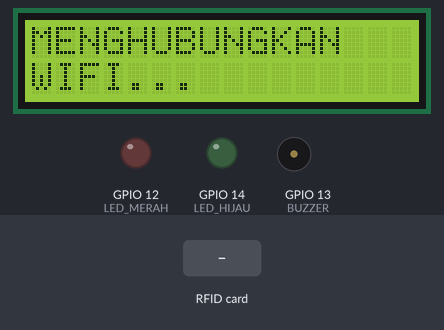
This sketch was run on a simulated ESP32. Parts: 16×2 character LCD, output pins drawn as LEDs (lit = HIGH), buzzer (waves = sounding, pin HIGH). Inputs (shaded band) come from the test bench. WiFi joins after 1.5 s; servers stay silent unless stated; uploads are accepted with an empty reply; what the sketch prints to the serial monitor is not drawn.

Above: at 0.1 s.
At 2.8 s:
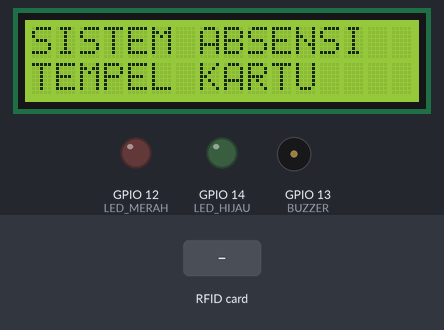
2.9 s: RFID card 5E 7A 19 C4 held to the reader
At 3.5 s:
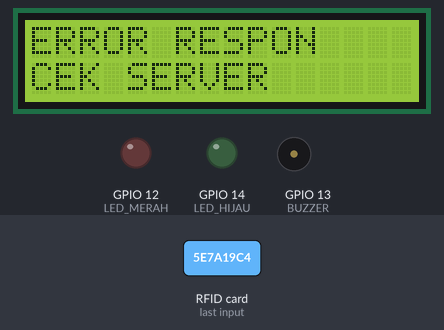
Timing chart, 0 to 5.9 s (numbered marks = the images above; inputs shaded):
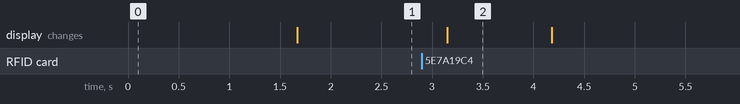

Measured:
- after the input at 2.9 s, the display: changes after 0.25 s (image 2)
- what the display in image 2 shows lasts 1.0 s, from 3.2 s to 4.2 s

The sketch:

LOG_ABSENSI.ino
```cpp
#include <WiFi.h>
#include <HTTPClient.h>
#include <SPI.h>
#include <MFRC522.h>
#include <Wire.h>
#include <LiquidCrystal_I2C.h>

#define SS_PIN 5
#define RST_PIN 27

#define LED_HIJAU 14
#define LED_MERAH 12
#define BUZZER 13

MFRC522 rfid(SS_PIN, RST_PIN);
LiquidCrystal_I2C lcd(0x27, 16, 2);

const char* ssid = "";
const char* password = "";

String scriptURL =
"https://script.google.com/macros/s/AKfycbzVPL9faDCdGnMEDcOFebd0o4H9wJ8GtcVBgTBNCzug5C_AEJ2fKlbiTraUN8l7H5ymZQ/exec";

void bunyiBerhasil() {
  tone(BUZZER, 2000);
  delay(300);
  noTone(BUZZER);
}

void bunyiGagal() {
  for (int i = 0; i < 3; i++) {
    tone(BUZZER, 2000);
    delay(200);
    noTone(BUZZER);
    delay(200);
  }
}

void tampilStandby() {
  lcd.clear();
  lcd.setCursor(0, 0);
  lcd.print("SISTEM ABSENSI");
  lcd.setCursor(0, 1);
  lcd.print("TEMPEL KARTU");
}

void setup() {

  Serial.begin(115200);

  pinMode(LED_HIJAU, OUTPUT);
  pinMode(LED_MERAH, OUTPUT);
  pinMode(BUZZER, OUTPUT);

  digitalWrite(LED_HIJAU, LOW);
  digitalWrite(LED_MERAH, LOW);

  // LCD
  Wire.begin(16, 17);
  lcd.init();
  lcd.backlight();

  lcd.clear();
  lcd.setCursor(0, 0);
  lcd.print("MENGHUBUNGKAN");
  lcd.setCursor(0, 1);
  lcd.print("WIFI...");

  // RFID
  SPI.begin(18, 19, 23, 5);
  rfid.PCD_Init();

  byte versi = rfid.PCD_ReadRegister(MFRC522::VersionReg);

  Serial.print("Versi RC522: 0x");
  Serial.println(versi, HEX);

  Serial.println("Menghubungkan WiFi...");

  WiFi.begin(ssid, password);

  while (WiFi.status() != WL_CONNECTED) {
    delay(500);
    Serial.print(".");
  }

  Serial.println();
  Serial.println("WiFi Terhubung");

  tampilStandby();

  Serial.println("Tempel Kartu...");
}

void loop() {

  if (!rfid.PICC_IsNewCardPresent())
    return;

  if (!rfid.PICC_ReadCardSerial())
    return;

  String uid = "";

  for (byte i = 0; i < rfid.uid.size; i++) {

    if (rfid.uid.uidByte[i] < 0x10)
      uid += "0";

    uid += String(rfid.uid.uidByte[i], HEX);
  }

  uid.toUpperCase();

  Serial.println();
  Serial.println("Kartu Terbaca");
  Serial.println("UID : " + uid);

  if (WiFi.status() == WL_CONNECTED) {

    HTTPClient http;

    String url = scriptURL + "?uid=" + uid;

    http.setFollowRedirects(HTTPC_STRICT_FOLLOW_REDIRECTS);

    http.begin(url);

unsigned long mulai = millis();

int httpCode = http.GET();

unsigned long selesai = millis();

Serial.print("Waktu HTTP : ");
Serial.print(selesai - mulai);
Serial.println(" ms");

Serial.print("HTTP Code : ");
Serial.println(httpCode);

String response = http.getString();
response.trim();

    Serial.print("Response : ");
    Serial.println(response);

    if (response.startsWith("ABSEN_BERHASIL")) {

      lcd.clear();
      lcd.setCursor(0, 0);
      lcd.print("ABSEN BERHASIL");

      String nama = "";

      int posisi = response.indexOf('|');

      if (posisi > 0) {
        nama = response.substring(posisi + 1);
      }

      lcd.setCursor(0, 1);

      if (nama.length() > 16) {
        nama = nama.substring(0, 16);
      }

      lcd.print(nama);

      digitalWrite(LED_HIJAU, HIGH);

      bunyiBerhasil();

      delay(2000);

      digitalWrite(LED_HIJAU, LOW);

      Serial.println("ABSENSI BERHASIL");
    }

    else if (response == "TIDAK_TERDAFTAR") {

      lcd.clear();
      lcd.setCursor(0, 0);
      lcd.print("KARTU TIDAK");

      lcd.setCursor(0, 1);
      lcd.print("TERDAFTAR");

      digitalWrite(LED_MERAH, HIGH);

      bunyiGagal();

      delay(2000);

      digitalWrite(LED_MERAH, LOW);

      Serial.println("KARTU TIDAK TERDAFTAR");
    }

    else {

      lcd.clear();
      lcd.setCursor(0, 0);
      lcd.print("ERROR RESPON");

      lcd.setCursor(0, 1);
      lcd.print("CEK SERVER");

      Serial.println("RESPON TIDAK DIKENAL");
      Serial.println(response);
    }

    http.end();
  }

  rfid.PICC_HaltA();

  delay(1000);

  tampilStandby();

  Serial.println();
  Serial.println("Tempel Kartu...");
}
```
